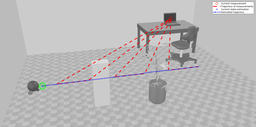
#> input picture img.png, 256 x 127 px, shrunk from 1978 x 984 before the run
$ python -i functions.py   (imports and definitions only)
#> lines starting #> are read from the running program, lines starting #| are printed output that depends on the picture
import numpy as np
import cv2
from skimage import io, color
from skimage.segmentation import active_contour
from skimage.filters import gaussian
from skimage.draw import ellipse


def downscale_image(image, scale_percent=50):
    width = int(image.shape[1] * scale_percent / 100)
    height = int(image.shape[0] * scale_percent / 100)
    dim = (width, height)
    return cv2.resize(image, dim, interpolation=cv2.INTER_AREA)


def segment_active_contour(image_path):
#> called with image_path = '../img.png'
    image = io.imread(image_path)
#> image is the input picture: shape (127, 256, 4); mean R, G, B, A 186.6, 185.3, 185.6, 255
    if len(image.shape) == 3:  # Convert to grayscale if the image is RGB
        image = color.rgb2gray(image)
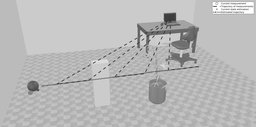
#> image: shape (127, 256) float64; min 0.204, max 1, mean 0.728

    # Downscale the image for faster processing
    image = downscale_image(image)
#> in downscale_image, `return cv2.resize(image, dim, interpolation=cv2.INTER_AREA)`:
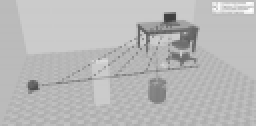
#> returned value: shape (63, 128) float64 (shown 2 times larger); min 0.237, max 0.997, mean 0.728

    # Assuming the object to be centered and occupying a significant part of the image
    r, c = image.shape[:2]
#> r = 63; c = 128
    r_center, c_center = r // 2, c // 2
#> r_center = 31; c_center = 64
    r_radius, c_radius = r // 4, c // 4  # Rough estimates
#> r_radius = 15; c_radius = 32
    rr, cc = ellipse(r_center, c_center, r_radius, c_radius)
#> rr = 1495 values from 17 to 45
    init = np.column_stack([cc, rr])

    # Perform segmentation
    snake = active_contour(gaussian(image, 3),
                           init, alpha=0.015, beta=10, gamma=0.001,
                           convergence=0.1)  # Convergence parameter added
#> snake = 1495 pairs, first value 343.8 to 1195.9, second value 21.58 to 35.69

    return image, init, snake


def detect_and_draw_circles(image_path, dp=1, min_dist=20, param1=100, param2=50, min_radius=0, max_radius=0):
    image = cv2.imread(image_path, cv2.IMREAD_GRAYSCALE)

    # Downscale the image for faster processing
    image = downscale_image(image)

    image_color = cv2.imread(image_path)
    # Increase param1 and param2 to reduce false positives
    # Adjust min_dist if the coins are close to each other
    circles = cv2.HoughCircles(image, cv2.HOUGH_GRADIENT, dp, min_dist,
                               param1=param1, param2=param2,
                               minRadius=min_radius, maxRadius=max_radius)

    if circles is not None:
        circles = np.uint16(np.around(circles))
        for i in circles[0, :]:
            # Draw the outer circle
            cv2.circle(image_color, (i[0], i[1]), i[2], (255, 0, 0), 2)
            # Draw the center of the circle
            cv2.circle(image_color, (i[0], i[1]), 2, (0, 255, 0), 3)
    else:
        # No circles were found
        print(f"No circles detected in {image_path}.")

    return image_color

>>> result = segment_active_contour('../img.png')
